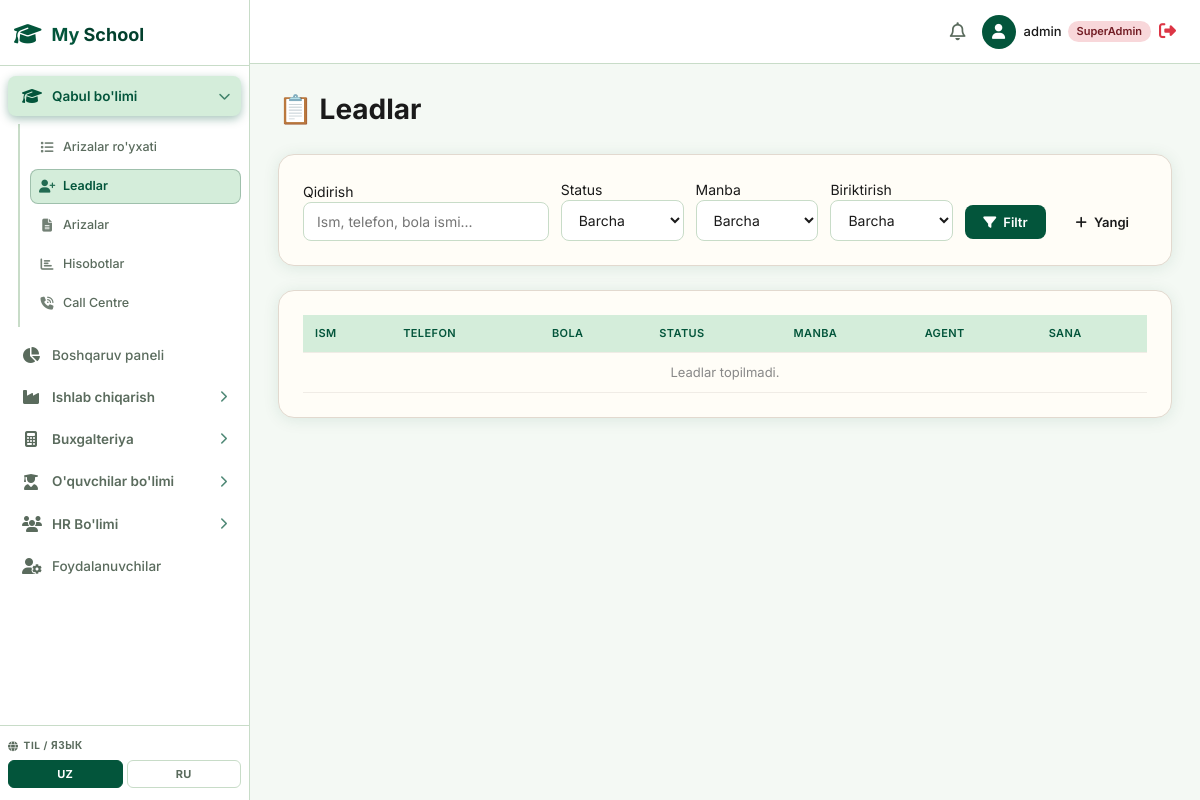
Page /enrollment/leads/ (signed in) on the earlier database version.
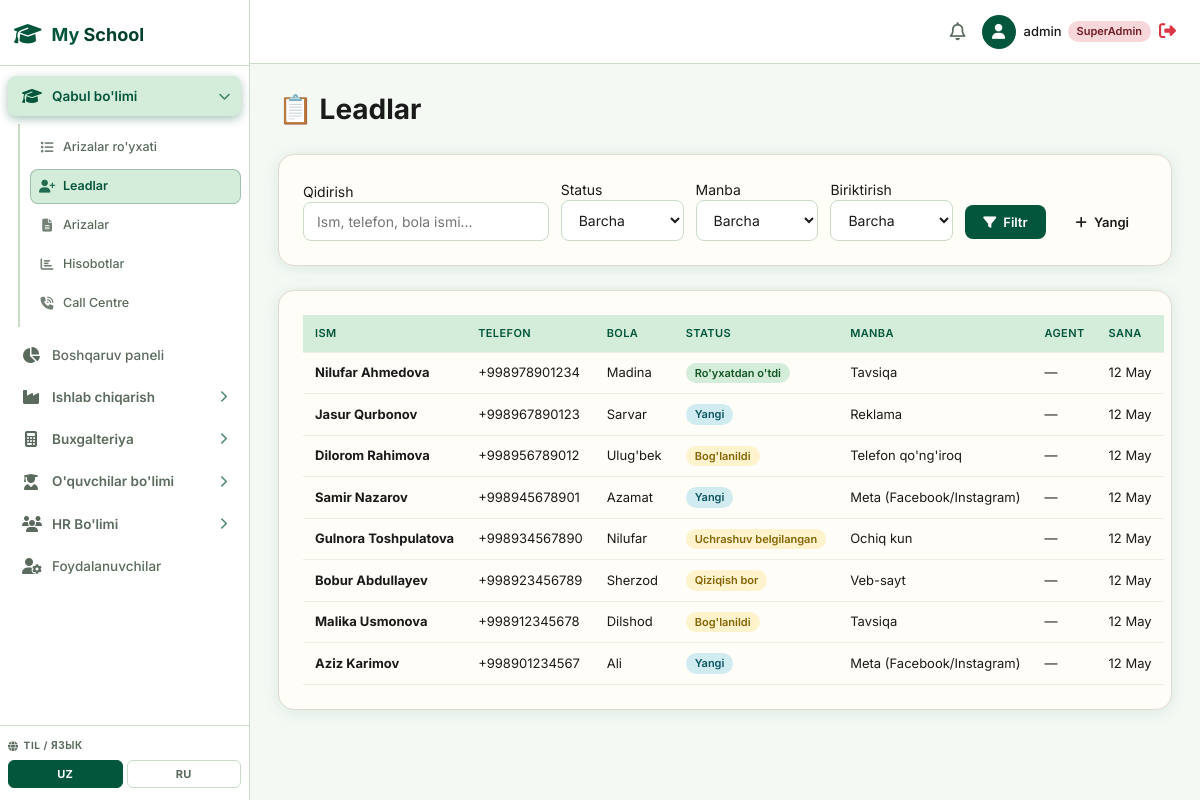
Same page on the later database version.
### enrollment/models.py (models this page shows, shortened)
class Lead(models.Model):
    LEAD_STATUS_CHOICES = [
        ('new', 'Yangi'),
        ('contacted', 'Bog\'lanildi'),
        ('interested', 'Qiziqish bor'),
        ('appointment', 'Uchrashuv belgilangan'),
        ('registered', 'Ro\'yxatdan o\'tdi'),
        ('declined', 'Rad etildi'),
        ('not_reachable', 'Bog\'lanib bo\'lmadi'),
    ]
    first_name = models.CharField(max_length=100)
    last_name = models.CharField(max_length=100)
    phone = models.CharField(max_length=30)
    phone_2 = models.CharField(max_length=30, blank=True, help_text="Ikkinchi telefon raqami")
    email = models.EmailField(blank=True, null=True)
    region = models.CharField(max_length=100, blank=True, help_text="Viloyat/Shahar")
    child_name = models.CharField(max_length=200, blank=True, help_text="Bolaning ismi")
    child_age = models.IntegerField(null=True, blank=True, help_text="Bolaning yoshi")
    children_count = models.IntegerField(default=1, help_text="Bolalar soni")
    interested_grade = models.ForeignKey(Grade, null=True, blank=True, on_delete=models.SET_NULL)
    discount_info = models.CharField(max_length=200, blank=True, help_text="Chegirma ma'lumoti")
    source = models.ForeignKey(LeadSource, null=True, blank=True, on_delete=models.SET_NULL)
    meta_lead_id = models.CharField(max_length=100, blank=True, null=True, help_text="Meta Lead ID (Facebook/Instagram)")
    meta_campaign_name = models.CharField(max_length=200, blank=True, help_text="Meta kampaniya nomi")
    meta_adset_name = models.CharField(max_length=200, blank=True, help_text="Meta reklama to'plami")
    meta_form_name = models.CharField(max_length=200, blank=True, help_text="Meta forma nomi")
    meta_campaign_id = models.CharField(max_length=100, blank=True)
    meta_adset_id = models.CharField(max_length=100, blank=True)
    meta_ad_id = models.CharField(max_length=100, blank=True)
    meta_form_id = models.CharField(max_length=100, blank=True)
    notes = models.TextField(blank=True)
    status = models.CharField(max_length=20, choices=LEAD_STATUS_CHOICES, default='new')
    assigned_to = models.ForeignKey(User, null=True, blank=True, on_delete=models.SET_NULL, related_name='assigned_leads')
    created_at = models.DateTimeField(auto_now_add=True)
    updated_at = models.DateTimeField(auto_now=True)
    contacted_at = models.DateTimeField(null=True, blank=True)
    class Meta:
        ordering = ['-created_at']
    @property
    def full_name(self):
        return f"{self.first_name} {self.last_name}".strip()

class LeadSource(models.Model):
    name = models.CharField(max_length=100, unique=True)
    code = models.CharField(max_length=30, unique=True, help_text="e.g., meta, web, phone, referral")
    class Meta:
        ordering = ['name']
    def __str__(self):
        return self.name

### enrollment/views.py (the view, shortened to what this page needs)
# urls.py: path('leads/', views.lead_list, name='enrollment_lead_list'),
@login_required
@enrollment_required
def lead_list(request):
    status_filter = request.GET.get('status', '')
    source_filter = request.GET.get('source', '')
    search = request.GET.get('search', '')
    assigned = request.GET.get('assigned', '')
    leads = Lead.objects.select_related('source', 'interested_grade', 'assigned_to').all()
    if status_filter:
        leads = leads.filter(status=status_filter)
    if source_filter:
        leads = leads.filter(source_id=source_filter)
    if assigned == 'me':
        leads = leads.filter(assigned_to=request.user)
    elif assigned == 'unassigned':
        leads = leads.filter(assigned_to__isnull=True)
    paginator = Paginator(leads, 25)
    page_number = request.GET.get('page', 1)
    page_obj = paginator.get_page(page_number)
    context = {
        'page_obj': page_obj,
        'status_filter': status_filter,
        'source_filter': source_filter,
        'search': search,
        'assigned': assigned,
        'sources': LeadSource.objects.all(),
        'status_choices': Lead.LEAD_STATUS_CHOICES,
        'agents': User.objects.filter(groups__name='enrollment_agent').distinct(),
        'page_title': 'Leadlar',
    }
    return render(request, 'enrollment/lead_list.html', context)

### enrollment/views.py (called while the page is built)
def _is_enrollment_staff(user):
    if user.is_superuser:
        return True
    return user.groups.filter(name__in=['enrollment_agent', 'enrollment_manager', 'call_centre_admin']).exists()

### templates/enrollment/lead_list.html (shortened to what this page needs)
{% extends 'base.html' %}
{% block content %}
<h1 style="font-size:28px;margin-bottom:24px;">📋 Leadlar</h1>
<div class="card" style="background:#fffdf7;border:1px solid #e2d9cf;border-radius:16px;padding:24px;margin-bottom:24px;">
  <form method="get" style="display:grid;grid-template-columns:2fr 1fr 1fr 1fr auto;gap:12px;align-items:end;">
    <div>
      <label>Qidirish</label>
      <input type="text" name="search" value="{{ search }}" class="form-control" placeholder="Ism, telefon, bola ismi...">
    </div>
    <div>
      <label>Status</label>
      <select name="status" class="form-control">
        <option value="">Barcha</option>
      </select>
    </div>
    <div>
      <label>Manba</label>
      <select name="source" class="form-control">
        <option value="">Barcha</option>
      </select>
    </div>
    <div>
      <label>Biriktirish</label>
      <select name="assigned" class="form-control">
        <option value="">Barcha</option>
      </select>
    </div>
    <div>
      <button type="submit" class="btn btn-primary"><i class="fa-solid fa-filter"></i> Filtr</button>
      <a href="{% url 'enrollment_lead_create' %}" class="btn btn-success" style="margin-left:8px;"><i class="fa-solid fa-plus"></i> Yangi</a>
    </div>
  </form>
</div>
<div class="card" style="background:#fffdf7;border:1px solid #e2d9cf;border-radius:16px;padding:24px;">
  <table class="data-table" style="width:100%;">
    <thead>
      <tr>
        <th>Ism</th>
        <th>Telefon</th>
        <th>Bola</th>
        <th>Status</th>
        <th>Manba</th>
        <th>Agent</th>
        <th>Sana</th>
      </tr>
    </thead>
    <tbody>
      {% for lead in page_obj %}
      <tr>
        <td><a href="{% url 'enrollment_lead_detail' lead.pk %}"><strong>{{ lead.full_name }}</strong></a></td>
        <td>{{ lead.phone }}</td>
        <td>{{ lead.child_name|default:"—" }}</td>
        <td><span class="badge badge-{% if lead.status == 'new' %}info{% elif lead.status == 'registered' %}success{% elif lead.status == 'declined' %}danger{% else %}warning{% endif %}">{{ lead.get_status_display }}</span></td>
        <td>{{ lead.source|default:"—" }}</td>
        <td>{{ lead.assigned_to|default:"—" }}</td>
        <td>{{ lead.created_at|date:"d M" }}</td>
      </tr>
      {% empty %}
      <tr><td colspan="7" style="text-align:center;color:#888;">Leadlar topilmadi.</td></tr>
      {% endfor %}
    </tbody>
  </table>
</div>
{% endblock %}

Differences in the rows shown:
added Lead: full_name "Nilufar Ahmedova", phone "+998978901234", child_name "Madina", status "Ro'yxatdan o'tdi", source "Tavsiqa", assigned_to "—", created_at "12 May"
added Lead: full_name "Jasur Qurbonov", phone "+998967890123", child_name "Sarvar", status "Yangi", source "Reklama", assigned_to "—", created_at "12 May"
added Lead: full_name "Dilorom Rahimova", phone "+998956789012", child_name "Ulug'bek", status "Bog'lanildi", source "Telefon qo'ng'iroq", assigned_to "—", created_at "12 May"
added Lead: full_name "Samir Nazarov", phone "+998945678901", child_name "Azamat", status "Yangi", source "Meta (Facebook/Instagram)", assigned_to "—", created_at "12 May"
added Lead: full_name "Gulnora Toshpulatova", phone "+998934567890", child_name "Nilufar", status "Uchrashuv belgilangan", source "Ochiq kun", assigned_to "—", created_at "12 May"
added Lead: full_name "Bobur Abdullayev", phone "+998923456789", child_name "Sherzod", status "Qiziqish bor", source "Veb-sayt", assigned_to "—", created_at "12 May"
added Lead: full_name "Malika Usmonova", phone "+998912345678", child_name "Dilshod", status "Bog'lanildi", source "Tavsiqa", assigned_to "—", created_at "12 May"
added Lead: full_name "Aziz Karimov", phone "+998901234567", child_name "Ali", status "Yangi", source "Meta (Facebook/Instagram)", assigned_to "—", created_at "12 May"
Other differences:
text no longer shown: "Leadlar topilmadi."
